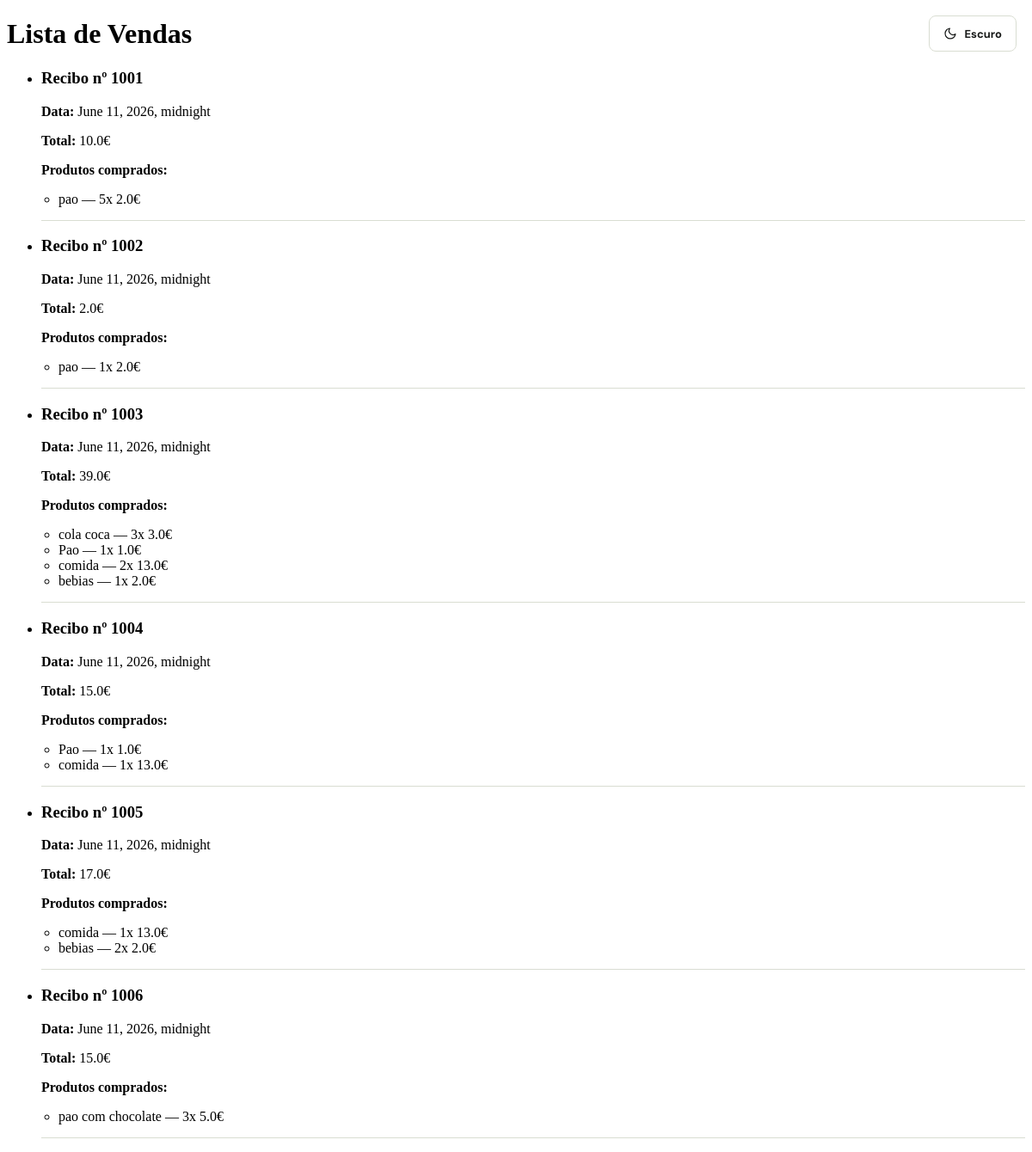
/vendasTESTE/, run on an earlier commit of the app's database.
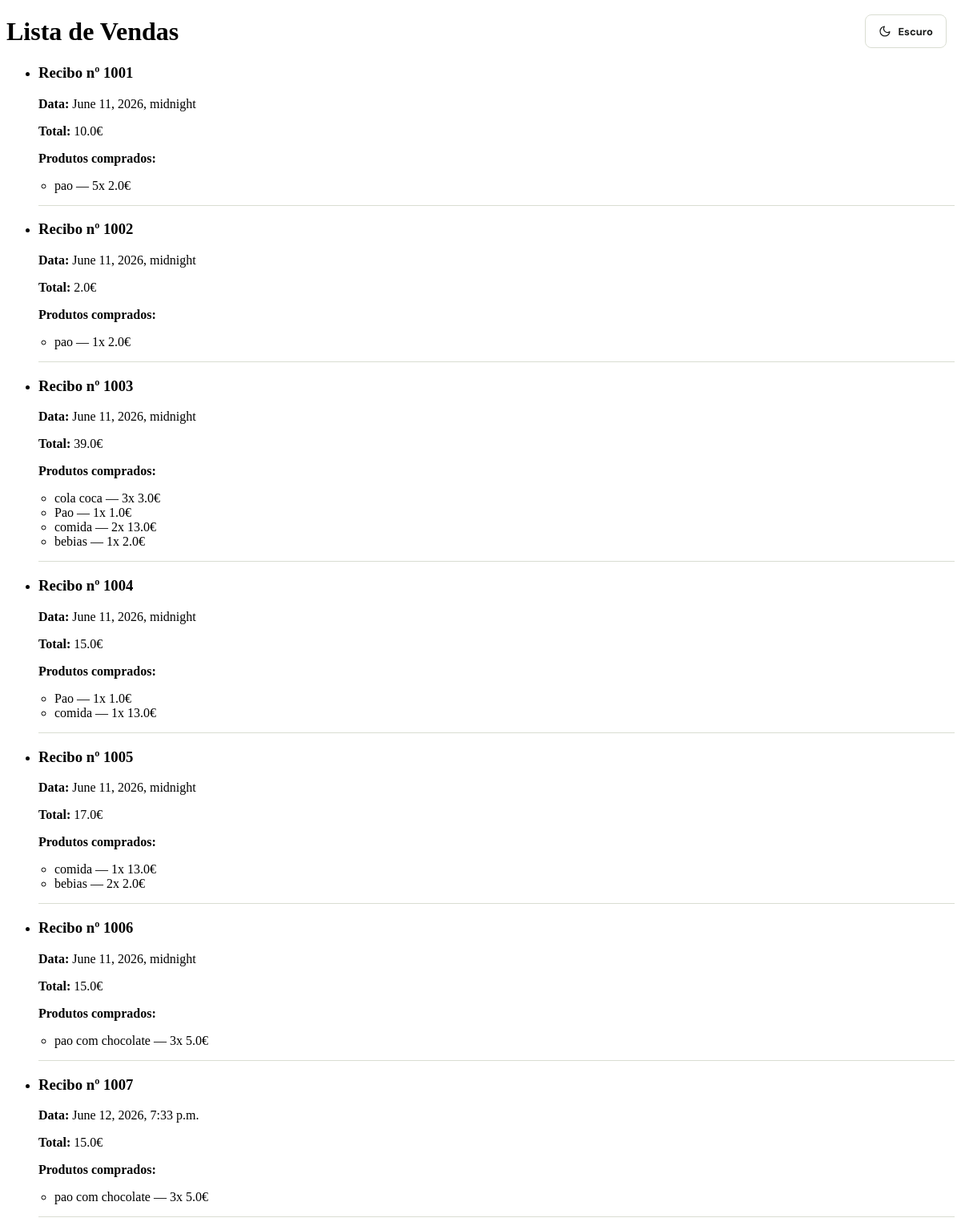
And on a later commit of the database.
### workshop/models.py (models this page shows, shortened)
class Venda(models.Model):
    METODO_CHOICES = [('dinheiro', 'Dinheiro'), ('mbway', 'MBWay')]
    recibo = models.BigIntegerField(primary_key=True)
    total = models.FloatField()          # ← era BigIntegerField
    data = models.DateTimeField()        # ← era DateField, perdes a hora!
    metodo_pagamento = models.CharField(max_length=20, choices=METODO_CHOICES, default='dinheiro')
    contacto = models.ForeignKey(
        'Contacto',
        on_delete=models.SET_NULL,
        null=True, blank=True,
        related_name='vendas'
    )
    evento = models.ForeignKey(
        'Evento',
        on_delete=models.SET_NULL,
        null=True, blank=True,
        related_name='vendas'
    )
    class Meta:
        db_table = 'venda'

class VendeSe(models.Model):
    venda = models.ForeignKey(Venda, on_delete=models.RESTRICT, db_column='venda_recibo', related_name='linhas')
    produto = models.ForeignKey(Produto, on_delete=models.RESTRICT, db_column='produto_id', related_name='linhas_venda')
    qtd = models.IntegerField()
    preco = models.FloatField()
    class Meta:
        db_table = 'vende_se'
        unique_together = [('venda', 'produto')]

class Produto(models.Model):
    id = AutoField(primary_key=True)
    nome = models.CharField(max_length=512)
    preco = models.FloatField()
    qtd = models.IntegerField()
    desconto = models.IntegerField()
    iva = models.IntegerField()
    oculto = models.BooleanField(default=False)
    seccao = models.ForeignKey(
        Seccao,
        on_delete=models.RESTRICT,
        db_column='seccao_nome',
        related_name='produtos'
    )
    loja = models.ForeignKey(
        Loja,
        on_delete=models.RESTRICT,
        db_column='loja_nomeloja',
        related_name='produtos',
        null=True,
    )
    fornecedor = models.ForeignKey(
        Fornecedor,
        on_delete=models.RESTRICT,
        db_column='fornecedor_nif',
        related_name='produtos',
        null=True,
    )
    class Meta:
        db_table = 'produto'

### workshop/views.py (the view)
# urls.py: path('vendasTESTE/', views.vendasTESTEFUNC, name='vendasTESTE'),
def vendasTESTEFUNC(request):
    vendas = Venda.objects.all()
    return render(request, 'vendasTESTE.html', {'vendas': vendas})

### workshop/templates/vendasTESTE.html (shortened to what this page needs)
{% extends "base.html" %}
{% load static %}
{% block content %}
  <h1>Lista de Vendas</h1>
  {% if vendas %}
  <ul>
    {% for venda in vendas %}
    <li>
      <h3>Recibo nº {{ venda.recibo }}</h3>
      <p><strong>Data:</strong> {{ venda.data }}</p>
      <p><strong>Total:</strong> {{ venda.total }}€</p>
      <p><strong>Produtos comprados:</strong></p>
      <ul style="margin-top: 5px; padding-left: 20px;">
        {% for linha in venda.linhas.all %}
        <li>{{ linha.produto.nome }} — {{ linha.qtd }}x {{ linha.preco }}€</li>
        {% endfor %}
      </ul>
    </li>
    <hr style="border: 0; border-top: 1px solid var(--line); margin: 15px 0;">
    {% endfor %}
  </ul>
  {% else %}
  <p>Não existem vendas registadas.</p>
  {% endif %}
{% endblock %}

What changed in the data, as far as the page shows it:
added Venda: recibo "1007", data "June 12, 2026, 7:33 p.m.", total "15.0"
added VendeSe: produto.nome "pao com chocolate", qtd "3", preco "5.0", shown under "1007"
